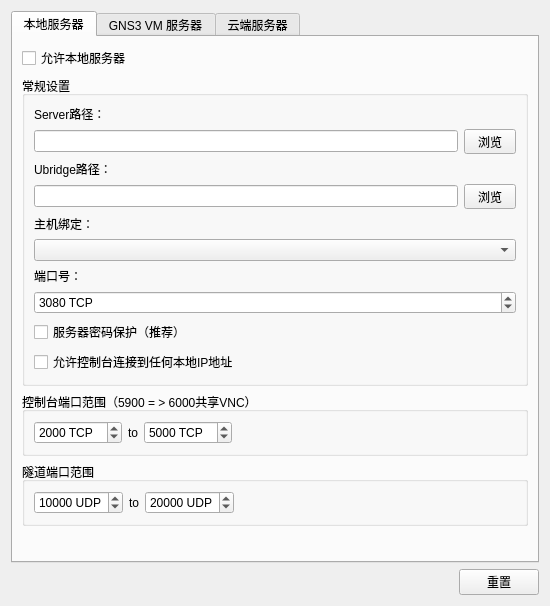
<?xml version="1.0" encoding="UTF-8"?>
<ui version="4.0">
 <class>ServerPreferencesPageWidget</class>
 <widget class="QWidget" name="ServerPreferencesPageWidget">
  <property name="geometry">
   <rect>
    <x>0</x>
    <y>0</y>
    <width>550</width>
    <height>606</height>
   </rect>
  </property>
  <property name="sizePolicy">
   <sizepolicy hsizetype="MinimumExpanding" vsizetype="MinimumExpanding">
    <horstretch>0</horstretch>
    <verstretch>0</verstretch>
   </sizepolicy>
  </property>
  <property name="minimumSize">
   <size>
    <width>0</width>
    <height>0</height>
   </size>
  </property>
  <property name="windowTitle">
   <string>服务器设置</string>
  </property>
  <layout class="QVBoxLayout" name="verticalLayout_2">
   <item>
    <widget class="QTabWidget" name="uiServerPreferenceTabWidget">
     <property name="sizePolicy">
      <sizepolicy hsizetype="MinimumExpanding" vsizetype="MinimumExpanding">
       <horstretch>0</horstretch>
       <verstretch>0</verstretch>
      </sizepolicy>
     </property>
     <property name="maximumSize">
      <size>
       <width>16777215</width>
       <height>16777215</height>
      </size>
     </property>
     <property name="currentIndex">
      <number>0</number>
     </property>
     <widget class="QWidget" name="uiLocalTabWidget">
      <property name="sizePolicy">
       <sizepolicy hsizetype="Preferred" vsizetype="MinimumExpanding">
        <horstretch>0</horstretch>
        <verstretch>0</verstretch>
       </sizepolicy>
      </property>
      <attribute name="title">
       <string>本地服务器</string>
      </attribute>
      <layout class="QGridLayout" name="gridLayout_6">
       <item row="1" column="0" colspan="2">
        <widget class="QGroupBox" name="uiGeneralSettingsGroupBox">
         <property name="title">
          <string>常规设置</string>
         </property>
         <layout class="QGridLayout" name="gridLayout">
          <property name="sizeConstraint">
           <enum>QLayout::SetMinimumSize</enum>
          </property>
          <item row="1" column="0">
           <widget class="QLabel" name="uiLocalServerPathLabel">
            <property name="text">
             <string>Server路径：</string>
            </property>
           </widget>
          </item>
          <item row="2" column="0">
           <layout class="QHBoxLayout" name="horizontalLayout">
            <item>
             <widget class="QLineEdit" name="uiLocalServerPathLineEdit"/>
            </item>
            <item>
             <widget class="QToolButton" name="uiLocalServerToolButton">
              <property name="text">
               <string>  浏览  </string>
              </property>
              <property name="toolButtonStyle">
               <enum>Qt::ToolButtonTextOnly</enum>
              </property>
             </widget>
            </item>
           </layout>
          </item>
          <item row="3" column="0">
           <widget class="QLabel" name="uiUbridgePathLabel">
            <property name="text">
             <string>Ubridge路径：</string>
            </property>
           </widget>
          </item>
          <item row="4" column="0">
           <layout class="QHBoxLayout" name="horizontalLayout_5">
            <item>
             <widget class="QLineEdit" name="uiUbridgePathLineEdit"/>
            </item>
            <item>
             <widget class="QToolButton" name="uiUbridgeToolButton">
              <property name="text">
               <string>  浏览  </string>
              </property>
              <property name="toolButtonStyle">
               <enum>Qt::ToolButtonTextOnly</enum>
              </property>
             </widget>
            </item>
           </layout>
          </item>
          <item row="5" column="0">
           <widget class="QLabel" name="uiLocalServerHostLabel">
            <property name="text">
             <string>主机绑定：</string>
            </property>
           </widget>
          </item>
          <item row="6" column="0">
           <widget class="QComboBox" name="uiLocalServerHostComboBox"/>
          </item>
          <item row="7" column="0">
           <widget class="QLabel" name="uiLocalServerPortLabel">
            <property name="text">
             <string>端口号：</string>
            </property>
           </widget>
          </item>
          <item row="8" column="0">
           <widget class="QSpinBox" name="uiLocalServerPortSpinBox">
            <property name="suffix">
             <string notr="true"> TCP</string>
            </property>
            <property name="maximum">
             <number>65535</number>
            </property>
            <property name="value">
             <number>3080</number>
            </property>
           </widget>
          </item>
          <item row="10" column="0">
           <widget class="QCheckBox" name="uiConsoleConnectionsToAnyIPCheckBox">
            <property name="text">
             <string>允许控制台连接到任何本地IP地址</string>
            </property>
           </widget>
          </item>
          <item row="9" column="0">
           <widget class="QCheckBox" name="uiLocalServerAuthCheckBox">
            <property name="text">
             <string>服务器密码保护（推荐）</string>
            </property>
           </widget>
          </item>
         </layout>
        </widget>
       </item>
       <item row="0" column="0">
        <widget class="QCheckBox" name="uiLocalServerAutoStartCheckBox">
         <property name="sizePolicy">
          <sizepolicy hsizetype="Minimum" vsizetype="Fixed">
           <horstretch>0</horstretch>
           <verstretch>0</verstretch>
          </sizepolicy>
         </property>
         <property name="minimumSize">
          <size>
           <width>0</width>
           <height>0</height>
          </size>
         </property>
         <property name="text">
          <string>允许本地服务器</string>
         </property>
         <property name="checked">
          <bool>false</bool>
         </property>
        </widget>
       </item>
       <item row="2" column="0" colspan="2">
        <widget class="QGroupBox" name="uiConsolePortRangeGroupBox">
         <property name="title">
          <string>控制台端口范围（5900 = &gt; 6000共享VNC）</string>
         </property>
         <layout class="QGridLayout" name="gridLayout_4">
          <item row="0" column="0">
           <widget class="QSpinBox" name="uiConsoleStartPortSpinBox">
            <property name="suffix">
             <string notr="true"> TCP</string>
            </property>
            <property name="maximum">
             <number>65535</number>
            </property>
            <property name="value">
             <number>2000</number>
            </property>
           </widget>
          </item>
          <item row="0" column="1">
           <widget class="QLabel" name="uiConsolePortRangeLabel">
            <property name="text">
             <string>to</string>
            </property>
           </widget>
          </item>
          <item row="0" column="2">
           <widget class="QSpinBox" name="uiConsoleEndPortSpinBox">
            <property name="suffix">
             <string notr="true"> TCP</string>
            </property>
            <property name="maximum">
             <number>65535</number>
            </property>
            <property name="value">
             <number>5000</number>
            </property>
           </widget>
          </item>
          <item row="0" column="3">
           <spacer name="horizontalSpacer_2">
            <property name="orientation">
             <enum>Qt::Horizontal</enum>
            </property>
            <property name="sizeHint" stdset="0">
             <size>
              <width>225</width>
              <height>20</height>
             </size>
            </property>
           </spacer>
          </item>
         </layout>
        </widget>
       </item>
       <item row="3" column="0" colspan="2">
        <widget class="QGroupBox" name="uiUDPPortRangeGroupBox">
         <property name="title">
          <string>隧道端口范围</string>
         </property>
         <layout class="QHBoxLayout" name="horizontalLayout_8">
          <item>
           <widget class="QSpinBox" name="uiUDPStartPortSpinBox">
            <property name="suffix">
             <string notr="true"> UDP</string>
            </property>
            <property name="maximum">
             <number>65535</number>
            </property>
            <property name="value">
             <number>10000</number>
            </property>
           </widget>
          </item>
          <item>
           <widget class="QLabel" name="uiUDPPortRangeLabel">
            <property name="text">
             <string>to</string>
            </property>
           </widget>
          </item>
          <item>
           <widget class="QSpinBox" name="uiUDPEndPortSpinBox">
            <property name="suffix">
             <string notr="true"> UDP</string>
            </property>
            <property name="maximum">
             <number>65535</number>
            </property>
            <property name="value">
             <number>20000</number>
            </property>
           </widget>
          </item>
          <item>
           <spacer name="horizontalSpacer_4">
            <property name="orientation">
             <enum>Qt::Horizontal</enum>
            </property>
            <property name="sizeHint" stdset="0">
             <size>
              <width>40</width>
              <height>20</height>
             </size>
            </property>
           </spacer>
          </item>
         </layout>
        </widget>
       </item>
       <item row="4" column="0">
        <spacer name="verticalSpacer">
         <property name="orientation">
          <enum>Qt::Vertical</enum>
         </property>
         <property name="sizeHint" stdset="0">
          <size>
           <width>20</width>
           <height>5</height>
          </size>
         </property>
        </spacer>
       </item>
      </layout>
      <zorder>uiGeneralSettingsGroupBox</zorder>
      <zorder>uiConsolePortRangeGroupBox</zorder>
      <zorder>uiUDPPortRangeGroupBox</zorder>
      <zorder>uiLocalServerAutoStartCheckBox</zorder>
      <zorder>verticalSpacer</zorder>
     </widget>
     <widget class="QWidget" name="uiGNS3VMTabWidget">
      <property name="sizePolicy">
       <sizepolicy hsizetype="Preferred" vsizetype="MinimumExpanding">
        <horstretch>0</horstretch>
        <verstretch>0</verstretch>
       </sizepolicy>
      </property>
      <attribute name="title">
       <string>GNS3 VM 服务器</string>
      </attribute>
      <layout class="QVBoxLayout" name="verticalLayout">
       <item>
        <widget class="QCheckBox" name="uiEnableVMCheckBox">
         <property name="sizePolicy">
          <sizepolicy hsizetype="Minimum" vsizetype="Fixed">
           <horstretch>0</horstretch>
           <verstretch>0</verstretch>
          </sizepolicy>
         </property>
         <property name="minimumSize">
          <size>
           <width>0</width>
           <height>0</height>
          </size>
         </property>
         <property name="text">
          <string>允许GNS3 VM</string>
         </property>
         <property name="checked">
          <bool>false</bool>
         </property>
        </widget>
       </item>
       <item>
        <widget class="QGroupBox" name="uiVirtualizationGroupBox">
         <property name="title">
          <string>  Virtualization software 虚拟化软体</string>
         </property>
         <layout class="QGridLayout" name="gridLayout_7">
          <item row="0" column="0">
           <widget class="QRadioButton" name="uiVmwareRadioButton">
            <property name="toolTip">
             <string>VMware is recommended to run Qemu based appliances (required for KVM).</string>
            </property>
            <property name="text">
             <string>VMware</string>
            </property>
            <property name="checked">
             <bool>false</bool>
            </property>
            <attribute name="buttonGroup">
             <string notr="true">buttonGroup</string>
            </attribute>
           </widget>
          </item>
          <item row="0" column="1">
           <widget class="QRadioButton" name="uiVirtualBoxRadioButton">
            <property name="toolTip">
             <string>Use VirtualBox if you intend to run Dynamips, IOU or VPCS appliances.</string>
            </property>
            <property name="text">
             <string>VirtualBox</string>
            </property>
            <attribute name="buttonGroup">
             <string notr="true">buttonGroup</string>
            </attribute>
           </widget>
          </item>
          <item row="0" column="2">
           <widget class="QRadioButton" name="uiRemoteRadioButton">
            <property name="toolTip">
             <string>Use remote if your VM is run on a remote server (e.g. ESXi or dedicated server).</string>
            </property>
            <property name="text">
             <string>Remote</string>
            </property>
            <property name="checked">
             <bool>true</bool>
            </property>
            <attribute name="buttonGroup">
             <string notr="true">buttonGroup</string>
            </attribute>
           </widget>
          </item>
          <item row="0" column="3">
           <spacer name="horizontalSpacer_5">
            <property name="orientation">
             <enum>Qt::Horizontal</enum>
            </property>
            <property name="sizeHint" stdset="0">
             <size>
              <width>166</width>
              <height>20</height>
             </size>
            </property>
           </spacer>
          </item>
         </layout>
        </widget>
       </item>
       <item>
        <widget class="QGroupBox" name="uiLocalGNS3VMSettingsGroupBox">
         <property name="title">
          <string>本地GNS3 VM配置</string>
         </property>
         <layout class="QGridLayout" name="gridLayout_2">
          <item row="0" column="0">
           <widget class="QLabel" name="uiVMNameLabel">
            <property name="text">
             <string>VM名称:</string>
            </property>
           </widget>
          </item>
          <item row="0" column="1">
           <widget class="QComboBox" name="uiVMListComboBox">
            <property name="sizePolicy">
             <sizepolicy hsizetype="Expanding" vsizetype="Fixed">
              <horstretch>0</horstretch>
              <verstretch>0</verstretch>
             </sizepolicy>
            </property>
           </widget>
          </item>
          <item row="0" column="2">
           <widget class="QPushButton" name="uiRefreshPushButton">
            <property name="text">
             <string>重置</string>
            </property>
           </widget>
          </item>
          <item row="1" column="0" colspan="2">
           <widget class="QCheckBox" name="uiHeadlessCheckBox">
            <property name="text">
             <string>以headless模式开启GNS3 VM</string>
            </property>
           </widget>
          </item>
          <item row="2" column="0" colspan="2">
           <widget class="QCheckBox" name="uiShutdownCheckBox">
            <property name="text">
             <string>ACPI关机时关闭GNS3 VM</string>
            </property>
           </widget>
          </item>
          <item row="3" column="0" colspan="2">
           <widget class="QCheckBox" name="uiAdjustLocalServerIPCheckBox">
            <property name="text">
             <string>将本地服务器IP调整为同一个子网。</string>
            </property>
           </widget>
          </item>
         </layout>
        </widget>
       </item>
       <item>
        <widget class="QGroupBox" name="uiRemoteGNS3VMSettingsGroupBox">
         <property name="layoutDirection">
          <enum>Qt::LeftToRight</enum>
         </property>
         <property name="title">
          <string>云端GNS3 VM</string>
         </property>
         <property name="flat">
          <bool>false</bool>
         </property>
         <layout class="QHBoxLayout" name="horizontalLayout_4">
          <property name="sizeConstraint">
           <enum>QLayout::SetDefaultConstraint</enum>
          </property>
          <item>
           <widget class="QLabel" name="label">
            <property name="sizePolicy">
             <sizepolicy hsizetype="Preferred" vsizetype="Preferred">
              <horstretch>0</horstretch>
              <verstretch>0</verstretch>
             </sizepolicy>
            </property>
            <property name="text">
             <string>服务器：</string>
            </property>
           </widget>
          </item>
          <item>
           <widget class="QComboBox" name="uiServersComboBox">
            <property name="sizePolicy">
             <sizepolicy hsizetype="Expanding" vsizetype="Fixed">
              <horstretch>0</horstretch>
              <verstretch>0</verstretch>
             </sizepolicy>
            </property>
           </widget>
          </item>
          <item>
           <widget class="QPushButton" name="uiAddServerPushButton">
            <property name="text">
             <string>添加服务器</string>
            </property>
           </widget>
          </item>
         </layout>
        </widget>
       </item>
       <item>
        <spacer name="verticalSpacer_2">
         <property name="orientation">
          <enum>Qt::Vertical</enum>
         </property>
         <property name="sizeHint" stdset="0">
          <size>
           <width>20</width>
           <height>5</height>
          </size>
         </property>
        </spacer>
       </item>
      </layout>
     </widget>
     <widget class="QWidget" name="uiRemoteTabWidget">
      <property name="sizePolicy">
       <sizepolicy hsizetype="Preferred" vsizetype="MinimumExpanding">
        <horstretch>0</horstretch>
        <verstretch>0</verstretch>
       </sizepolicy>
      </property>
      <attribute name="title">
       <string>云端服务器</string>
      </attribute>
      <layout class="QGridLayout" name="gridLayout_5">
       <item row="0" column="0" colspan="2">
        <widget class="QTreeWidget" name="uiRemoteServersTreeWidget">
         <property name="sizePolicy">
          <sizepolicy hsizetype="MinimumExpanding" vsizetype="MinimumExpanding">
           <horstretch>0</horstretch>
           <verstretch>0</verstretch>
          </sizepolicy>
         </property>
         <property name="columnCount">
          <number>4</number>
         </property>
         <column>
          <property name="text">
           <string notr="true">协议</string>
          </property>
         </column>
         <column>
          <property name="text">
           <string notr="true">主机地址</string>
          </property>
         </column>
         <column>
          <property name="text">
           <string notr="true">端口</string>
          </property>
         </column>
         <column>
          <property name="text">
           <string>用户</string>
          </property>
         </column>
        </widget>
       </item>
       <item row="1" column="0" colspan="2">
        <layout class="QHBoxLayout" name="horizontalLayout_3">
         <item>
          <widget class="QPushButton" name="uiAddRemoteServerPushButton">
           <property name="text">
            <string>添加</string>
           </property>
          </widget>
         </item>
         <item>
          <widget class="QPushButton" name="uiDeleteRemoteServerPushButton">
           <property name="enabled">
            <bool>false</bool>
           </property>
           <property name="text">
            <string>删除</string>
           </property>
          </widget>
         </item>
         <item>
          <spacer name="horizontalSpacer_3">
           <property name="orientation">
            <enum>Qt::Horizontal</enum>
           </property>
           <property name="sizeHint" stdset="0">
            <size>
             <width>40</width>
             <height>20</height>
            </size>
           </property>
          </spacer>
         </item>
        </layout>
       </item>
       <item row="2" column="0">
        <spacer name="verticalSpacer_3">
         <property name="orientation">
          <enum>Qt::Vertical</enum>
         </property>
         <property name="sizeHint" stdset="0">
          <size>
           <width>20</width>
           <height>5</height>
          </size>
         </property>
        </spacer>
       </item>
      </layout>
      <zorder>uiRemoteServersTreeWidget</zorder>
      <zorder>verticalSpacer_3</zorder>
     </widget>
    </widget>
   </item>
   <item>
    <layout class="QHBoxLayout" name="horizontalLayout_2">
     <item>
      <spacer name="horizontalSpacer">
       <property name="orientation">
        <enum>Qt::Horizontal</enum>
       </property>
       <property name="sizeHint" stdset="0">
        <size>
         <width>40</width>
         <height>20</height>
        </size>
       </property>
      </spacer>
     </item>
     <item>
      <widget class="QPushButton" name="uiRestoreDefaultsPushButton">
       <property name="text">
        <string>重置</string>
       </property>
      </widget>
     </item>
    </layout>
   </item>
  </layout>
 </widget>
 <tabstops>
  <tabstop>uiServerPreferenceTabWidget</tabstop>
  <tabstop>uiLocalServerAutoStartCheckBox</tabstop>
  <tabstop>uiLocalServerPathLineEdit</tabstop>
  <tabstop>uiLocalServerToolButton</tabstop>
  <tabstop>uiUbridgePathLineEdit</tabstop>
  <tabstop>uiUbridgeToolButton</tabstop>
  <tabstop>uiLocalServerHostComboBox</tabstop>
  <tabstop>uiLocalServerPortSpinBox</tabstop>
  <tabstop>uiLocalServerAuthCheckBox</tabstop>
  <tabstop>uiConsoleConnectionsToAnyIPCheckBox</tabstop>
  <tabstop>uiConsoleStartPortSpinBox</tabstop>
  <tabstop>uiConsoleEndPortSpinBox</tabstop>
  <tabstop>uiUDPStartPortSpinBox</tabstop>
  <tabstop>uiUDPEndPortSpinBox</tabstop>
  <tabstop>uiRestoreDefaultsPushButton</tabstop>
  <tabstop>uiEnableVMCheckBox</tabstop>
  <tabstop>uiHeadlessCheckBox</tabstop>
  <tabstop>uiShutdownCheckBox</tabstop>
  <tabstop>uiRemoteServersTreeWidget</tabstop>
  <tabstop>uiAddRemoteServerPushButton</tabstop>
  <tabstop>uiDeleteRemoteServerPushButton</tabstop>
 </tabstops>
 <resources/>
 <connections/>
 <designerdata>
  <property name="gridDeltaX">
   <number>10</number>
  </property>
  <property name="gridDeltaY">
   <number>10</number>
  </property>
  <property name="gridSnapX">
   <bool>true</bool>
  </property>
  <property name="gridSnapY">
   <bool>true</bool>
  </property>
  <property name="gridVisible">
   <bool>true</bool>
  </property>
 </designerdata>
 <buttongroups>
  <buttongroup name="buttonGroup"/>
 </buttongroups>
</ui>
